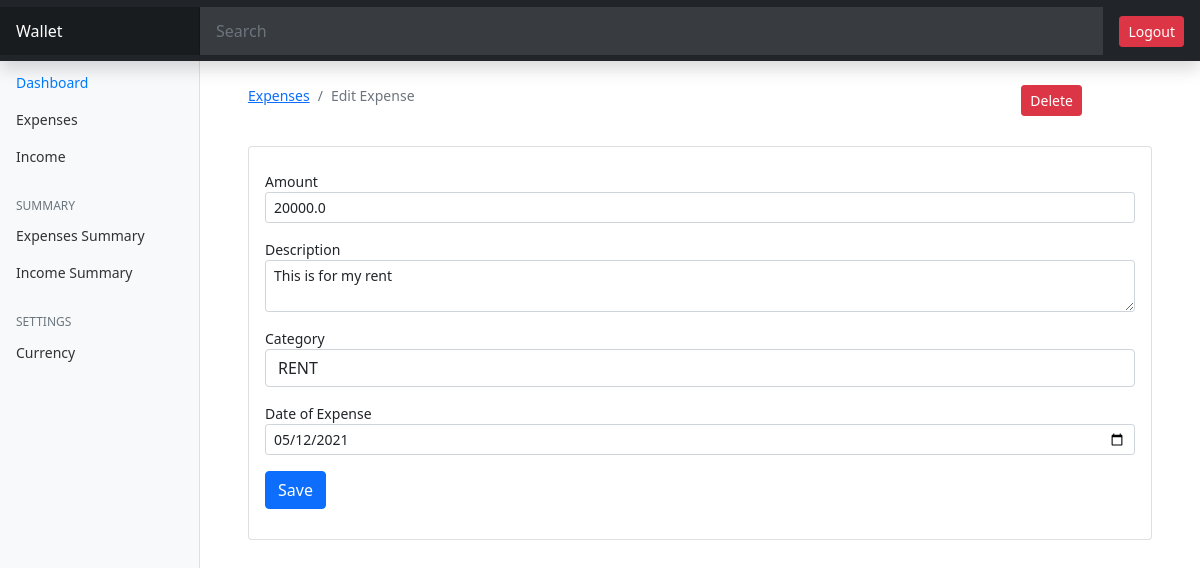
The page /edit-expense/1 (signed in) on the database its author committed.
### expenses/models.py (models this page shows, shortened)
class Expense(models.Model):
    amount = models.FloatField()
    date = models.DateField(default=now)
    description = models.TextField()
    owner = models.ForeignKey(to=User, on_delete=models.CASCADE)
    category = models.CharField(max_length=266)
    class Meta:
        ordering: ['-date']

### expenses/views.py (the view, shortened to what this page needs)
# urls.py: path('edit-expense/<int:id>', views.expense_edit, name="expense-edit"),
@login_required(login_url='/accounts/login')
def expense_edit(request, id):
    expense = Expense.objects.get(pk=id)
    categories = Category.objects.all()
    context = {
        'expense': expense,
        'values': expense,
        'categories': categories
    }
    if request.method == 'GET':
        return render(request, 'expenses/edit-expense.html', context)

### templates/expenses/edit-expense.html (shortened to what this page needs)
{% extends 'base.html' %} {% block content %}
<div class="container mt-4">
  <div class="row">
    <div class="col-md-10">
      <nav aria-label="breadcrumb">
        <ol class="breadcrumb">
          <li class="breadcrumb-item">
            <a href="{% url 'expenses'%}">Expenses</a>
          </li>
          <li class="breadcrumb-item active" aria-current="page">
            Edit Expense
          </li>
        </ol>
      </nav>
    </div>
    <div class="col-md-2">
      <a
        href="{% url 'expense-delete' expense.id %}"
        class="btn btn-danger btn-sm"
        >Delete</a
      >
    </div>
  </div>
  <div class="card mt-4">
    <div class="card-body">
      <form action="{% url 'expense-edit' expense.id %}" method="post">
        <div class="form-group mt-2">
          <label for="">Amount</label>
          <input
            type="text"
            class="form-control form-control-sm"
            name="amount"
            value="{{values.amount}}"
          />
        </div>
        <div class="form-group mt-3">
          <label for="">Description</label>
          <textarea name="description" values={{values.description}} type="text" class="form-control form-control-sm">{{values.description}}</textarea>
        </div>
        <div class="form-group mt-3">
          <label for="">Category</label>
          <select class="form-control" name="category">
            <option selected name="category" value="{{values.category}}"
              >{{values.category}}</option
            >
          </select>
        </div>
        <div class="form-group mt-3 mb-3">
          <label for="">Date of Expense</label>
          <input
            type="date"
            value="{{values.date |date:'Y-m-d' }}"
            class="form-control form-control-sm"
            name="expense_date"
          />
        </div>
        <input
          type="submit"
          value="Save"
          class="btn btn-primary btn-primary-sm"
        />
      </form>
    </div>
  </div>
</div>
{% endblock %}

### static/css/dashboard.css (style rules this page uses)
body { font-size: .875rem; }

### rows shown on the page
Expense: amount "20000.0", description "This is for my rent", category "RENT", expense_date "05/12/2021"
